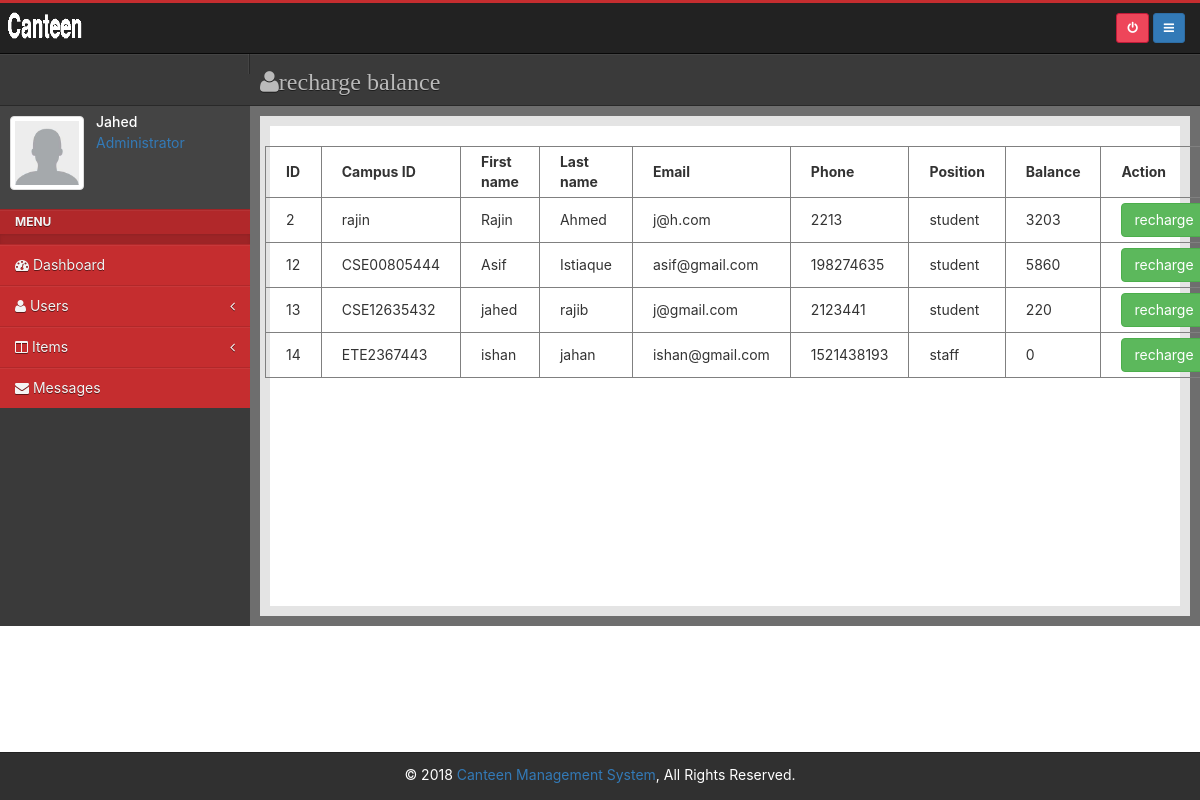
The page /admin/user-transaction.php (signed in) on the database its author committed.
### tables this page shows
CREATE TABLE `users` (
  `user_id` int(100) NOT NULL,
  `user_uname` varchar(12) NOT NULL,
  `user_first` varchar(15) NOT NULL,
  `user_last` varchar(15) NOT NULL,
  `user_email` varchar(30) NOT NULL,
  `user_phone` int(40) NOT NULL,
  `user_position` varchar(30) NOT NULL,
  `user_balance` int(4) DEFAULT NULL,
  `user_pwd` varchar(10) NOT NULL,
  `image` varchar(1000) NOT NULL
);

### admin/user-transaction.php (the view, shortened to what this page needs)
<?php
include 'inc/header.php';
$result1=mysqli_query($conn,"SELECT * FROM users");
?>
    <div class="main-bar">
        <h3>
            <i class="fa fa-user">recharge balance</i>&nbsp;
        </h3>
    </div>
<?php include 'inc/sidebar.php'; ?>
    <div id="content">
        <div class="outer">
            <div class="inner bg-light lter">
                <div class="row">
                    <table class="total-user-table" border="1">
                        <tr>
                            <thead>
                            <th>ID</th>
                            <th>Campus ID</th>
                            <th>First name</th>
                            <th>Last name</th>
                            <th>Email</th>
                            <th>Phone</th>
                            <th>Position</th>
                            <th>Balance</th>
                            <th>Action</th>
                            </thead>
                        </tr>
                        <tbody>
                          <?php while ($row1=mysqli_fetch_assoc($result1)) { ?>
                        <tr>
                            <td><?php echo $row1['user_id']; ?></td>
                            <td><?php echo $row1['user_uname']; ?></td>
                            <td><?php echo $row1['user_first']; ?></td>
                            <td><?php echo $row1['user_last']; ?></td>
                            <td><?php echo $row1['user_email']; ?></td>
                            <td><?php echo $row1['user_phone']; ?></td>
                            <td><?php echo $row1['user_position']; ?></td>
                            <td><?php echo $row1['user_balance']; ?></td>
                            <td>
                                <a href="#recharge<?php echo $row1['user_id'];?>"" type="button" class="btn btn-success" data-toggle="modal">recharge</a>
                            </td>
                        </tr>
                <?php } ?>
                        </tbody>
                    </table>
                </div>
            </div>
        </div>
    </div>
<?php include 'inc/footer.php'; ?>

### admin/assets/css/main.css (style rules this page uses)
body { font-family: -apple-system, system-ui, BlinkMacSystemFont, "Segoe UI", Roboto, "Helvetica Neue", Arial, sans-serif; }
html { position: relative; min-height: 100%; }
body { margin-bottom: 48px; }
@media (min-width: 768px) { #content { transition: all 0.3s ease-in-out; overflow: hidden; } }
.head .main-bar { padding: 10px; }
.head .main-bar h3 { margin-top: 0; margin-bottom: 0; color: #bababa; }
@media (min-width: 768px) { .head .main-bar h3 { margin-top: 5px; } }
@media (min-width: 768px) { .main-bar { display: block; overflow: hidden; } }
#content { transition: width 0.4s; }
.outer { padding: 10px; background-color: #6e6e6e; }
.outer:before, .outer:after { content: " "; display: table; }
.outer:after { clear: both; }
.inner { position: relative; min-height: 1px; padding-right: 10px; padding-left: 10px; background: #fff; border: 10px solid #e4e4e4; }
@media (min-width: 768px) { .inner { float: left; width: 100%; } }
.bg-light { background-color: #eee; color: #333 !important; }
.bg-light.lter, .bg-light > .lter { background-color: #ffffff !important; min-height: 500px; }
.total-user-table { width: 95%; margin: 20px auto; }
.total-user-table th { padding:5px 20px 5px 20px; }
.total-user-table td { padding:5px 20px 5px 20px; }

### rows shown on the page
users: user_id "2", user_uname "rajin", user_first "Rajin", user_last "Ahmed", user_email "j@h.com", user_phone "2213", user_position "student", user_balance "3203"
users: user_id "12", user_uname "CSE00805444", user_first "Asif", user_last "Istiaque", user_email "asif@gmail.com", user_phone "198274635", user_position "student", user_balance "5860"
users: user_id "13", user_uname "CSE12635432", user_first "jahed", user_last "rajib", user_email "j@gmail.com", user_phone "2123441", user_position "student", user_balance "220"
users: user_id "14", user_uname "ETE2367443", user_first "ishan", user_last "jahan", user_email "ishan@gmail.com", user_phone "1521438193", user_position "staff", user_balance "0"
